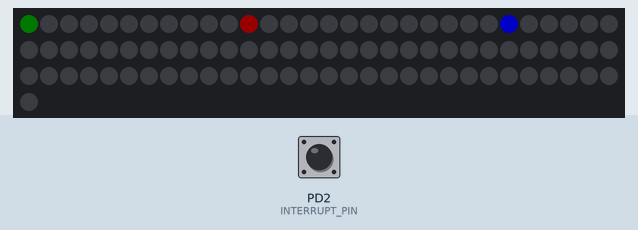
The program below on a simulated ATmega328P, built with avr-gcc and emulated at 11.0592 MHz. Parts: 91 RGB LEDs in strip order, left to right, continuing on the next row. Wiring (inferred from the names in the program): WS2812 LEDs: data PB5. Inputs (shaded band) come from the test bench; at power-on: PD2 (INTERRUPT_PIN) HIGH. Dim RGB values are drawn brighter than linear; sleep ends after the set time or at an interrupt.

Above: at 3.8 s.
3.9 s: PD2 (INTERRUPT_PIN) pulled LOW for 3.2 s
Timing chart, 0 to 6.9 s (numbered marks = the images above; inputs shaded):
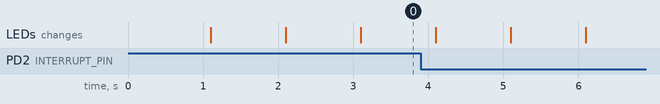

The program:

main.c
```c
#include <avr/io.h>
#include <util/delay.h>
#include <avr/interrupt.h>
#include <avr/sleep.h>

#define WS_PORT			PORTB
#define WS_DIR			DDRB
#define WS_PIN			(1<<PB5)

#define WHITE_LED_ON_12
#define BLINK_MM

#define BOUD			9600

#define RED			3
#define GREEN			2
#define BLUE			3

#define COLOR_SS		r
#define COLOR_MM		b
#define COLOR_HH		g

#define INTERRUPT		INT0
#define INTERRUPT_EDGE		ISC00
#define INTERRUPT_CONFIG	EICRA
#define INTERRUPT_MASK		EIMSK
#define INTERRUPT_VECT		INT0_vect
#define INTERRUPT_DDR		DDRD
#define INTERRUPT_PIN		(1<<PD2)
#define INTERRUPT_PORT		PORTD

#define RX_DDR			DDRD
#define	RX_PIN			(1<<PD0)

#define DEFAULT_SS		0
#define DEFAULT_MM		0
#define DEFAULT_HH		0

void ws281x_asm_send( void *data, uint16_t datlen, uint8_t pin );

void init_uart();
void uart_process_time();
void uart_rx();

void init_rtc();

//Note: ws leds accept green then red then blue values
typedef struct {
	uint8_t g;
	uint8_t r;
	uint8_t b;
} TRGB;

typedef struct {
	uint8_t ss;
	uint8_t mm;
	uint8_t hh;
} TTIME;

typedef struct {
	uint8_t pos;
	uint8_t buff[16];
} TRX;

//Note: global variables are reset to 0.
TRX rx;
TRGB leds[60];
TTIME time = {DEFAULT_SS,DEFAULT_MM,DEFAULT_HH};

int main() {
	//Overclock internal oscilator 224 to operate near 11.0592 MHz
	OSCCAL = 224;

	//Set INT and RXD pins to input
	RX_DDR &= ~RX_PIN;

	INTERRUPT_DDR &= ~INTERRUPT_PIN;
	//Pullup INT pin to high with internal resisitor
	INTERRUPT_PORT |= INTERRUPT_PIN;

	//Set INT0 trigger method to any logical change
	INTERRUPT_CONFIG |= (1<<INTERRUPT_EDGE);
	//Enable INT0 interrupt
	INTERRUPT_MASK |= (1<<INTERRUPT);

	//Inits
	init_uart();
	init_rtc();

	while(1) {
		//Make AVR sleepy
		sleep_mode();

		//Process uart rx
		uart_rx();

		//Write dummies to control register of Timer2
		TCCR2B |= (1<<CS22)|(1<<CS20);
		//Wait for busy flags to process
		while(ASSR & ((1 << TCN2UB) | (1 << OCR2AUB) | (1 << TCR2AUB)));

		//Process ws leds
		//Clear leds buffer
		for( uint8_t i = 0; i < 60*3; i++ ) *((uint8_t*)leds + i) = 0;

		//Set led on position time.ss
		leds[time.ss].COLOR_SS = RED;

		//Set led on position time.mm
		//Blink mm led
	#ifdef BLINK_MM
		//Note: last bit (2^0 = 1) define if number is odd or even. Much better way than %2 == 0
		if( time.ss & 1 ) {
			leds[time.mm].COLOR_MM = BLUE;
		}
	#else
		leds[time.mm].COLOR_MM = BLUE;
	#endif
		//Process hour led
		//5*time.hh maps hour range from 0-12 to 0-60
		//Then we add minutes dividev by 5 to get smooth hour's led stepping.
		//And make sure that we not exited 60 led range
		leds[ ( 5*time.hh + time.mm/12 ) % 60 ].COLOR_HH = GREEN;

		//Turn on white led towards upside
		//If led 0 is turn off, then set it to white
		//If there is any color, then skip
	#ifdef WHITE_LED_ON_12
		if( !leds[0].r && !leds[0].g && !leds[0].b ) {
			leds[0].r = RED; leds[0].g = GREEN; leds[0].b = BLUE;
		}
	#endif

		//Send led buffer to leds on WS_PIN
		ws281x_asm_send( leds, 60, WS_PIN );

	}
	return 0;
}

void init_uart() {
	#define __UBRR__ F_CPU/16/BOUD-1

	//Set uart to 9600
	uint16_t ubrr = __UBRR__;
	UBRR0H = (uint8_t)(ubrr>>8);
	UBRR0L = (uint8_t)(ubrr);

	//Set 1bit stop and enable receiver
	UCSR0B = (1<<RXEN0);
	UCSR0C = (1<<UCSZ00)|(1<<UCSZ01);
}

void init_rtc() {
	//Wait some time for stabilize clocks
	_delay_ms(100);

	//Turn off Timer2 in time of init
	TIMSK2 &= ~( (1 << OCIE2A) | (1<<OCIE2B) | (1 << TOIE2) );
	//Turn on async mode
	ASSR |= (1<<AS2);
	//Reset timer
	TCNT2 = 0;

	//Set 128 prescaler: 32.768 / 128 = 1sec precisely
	TCCR2B |= (1<<CS22)|(1<<CS20);

	//Wait for busy flags to start operate
	while(ASSR & ((1 << TCN2UB) | (1 << OCR2AUB) | (1 << TCR2AUB)));

	//Enable Timer2 overflow interrupt
	TIMSK2 |= (1<<TOIE2);

	//Turn on global interrupts
	sei();

	//Setup sleep mode on PowerSave. (On PowerSave mode Timer2 can operate in async mode)
	set_sleep_mode(SLEEP_MODE_PWR_SAVE);

	//Enable sleep mode
	sleep_enable();
}

ISR(TIMER2_OVF_vect) {
	//Handle passing one second

	if( ++time.ss == 60 ) {
		time.ss = 0;
		if( ++time.mm == 60 ) {
			time.mm = 0;
			if( ++time.hh == 24 ) {
				time.hh = 0;
			}
		}
	}
}

void uart_rx() {
	//Check if there is any data to receive in UDR register
	if( !(UCSR0A & (1<<RXC0) ) ) {
		//If not, return
		return;
	} else {
		//If yes, process time
		//uart_process_time();
		register uint8_t udr = UDR0;
		rx.buff[rx.pos++] = udr;

		//Process rx buffer data if enter was pressed
		if( udr == '\r' || udr == '\n' ) {
			uart_process_time();
			rx.pos = 0;
		}
	}
}

void uart_process_time() {
	//Time from uart comes in format: ssmmhh[enter]
	//Without : or spaces

	//If in buffer is not 7 symbols (ssmmhh\n), then return because of error
	if( rx.pos != 7 ) return;

	uint8_t t[3] = {0,0,0};

	//Convert ascii numbers to numbers
	//Note: ascii (for example) 15 is two bytes: '1' and '5'. '1' has value of (48 + 1 = 49) , '5' is (48 + 5 = 53). So to get number from ascii we have to subtract 48.
	for( uint8_t i = 0; i < 3; i++ ) {
		for( uint8_t p = 0; p < 2; p++ ) {
			t[i] += ( ( p == 0 ) ? 10 : 1 ) * ( rx.buff[2*i+p] - 48 );
		}
	}

	//Set new time
	time.hh = t[2];
	time.mm = t[1];
	time.ss = t[0];
}

ISR( INTERRUPT_VECT ) {
	//Dummy interrupt routine to wake up core when data is sent to uart rx
}

//Function to send buffer to ws leds.
void ws281x_asm_send( void *data, uint16_t datlen, uint8_t pin ) {

	uint8_t databyte=0, cnt, pinLO=~pin;
	WS_DIR |= pin;
	datlen *= 3;

#if F_CPU == 11059200

	asm volatile(
	"		lds		%[cnt],%[ws_port]	\n\t"
	"		or		%[pinHI],%[cnt]		\n\t"
	"		and		%[pinLO],%[cnt]		\n\t"
	"mPTL%=:subi	%A6,1					\n\t"
	"		sbci	%B6,0				\n\t"
	"		brcs	exit%=				\n\t"
	"		ld		%[databyte],X+		\n\t"
	"		ldi		%[cnt],8			\n\t"

	"oPTL%=:sts		%[ws_port],	%[pinHI]		\n\t"
			"		nop				\n\t"

	"		lsl		%[databyte]			\n\t"
	"		brcs	.+2					\n\t"
	"		sts		%[ws_port],	%[pinLO]\n\t"
	"		nop						\n\t"

	"		dec		%[cnt]				\n\t"
	"		sts		%[ws_port],	%[pinLO]\n\t"
	"		breq	mPTL%=				\n\t"


	"		rjmp	oPTL%=				\n\t"
	"exit%=:							\n\t"
	:	[cnt]"=&d" (cnt)
	:	[databyte]"r" (databyte), [ws_port]"M" (_SFR_MEM_ADDR(WS_PORT)), [pinHI]"r" (pin),
		[pinLO]"r" (pinLO), [data]"x" (data), [datlen]"r" (datlen)
	);

#endif

}
```
